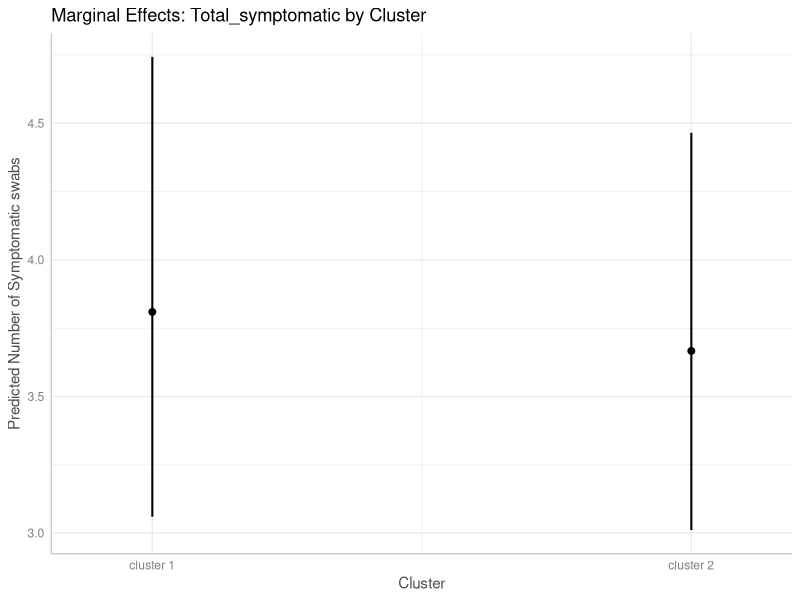
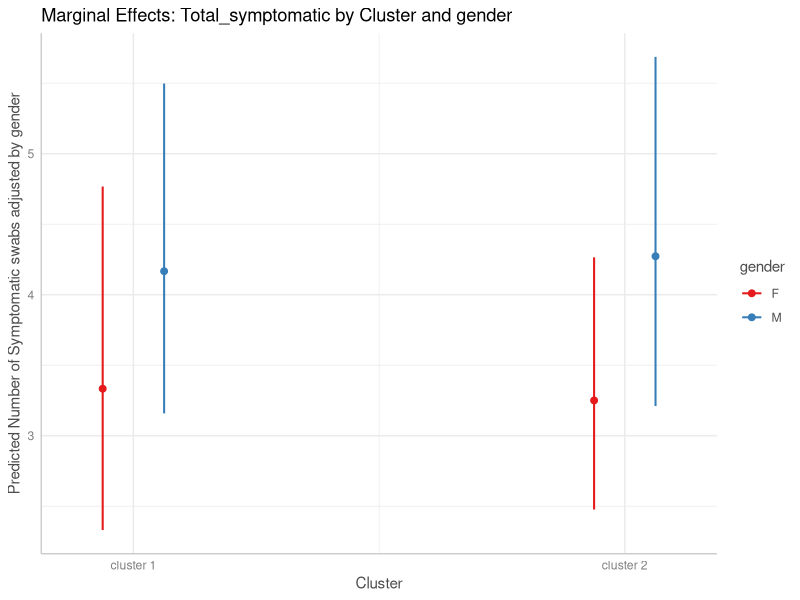
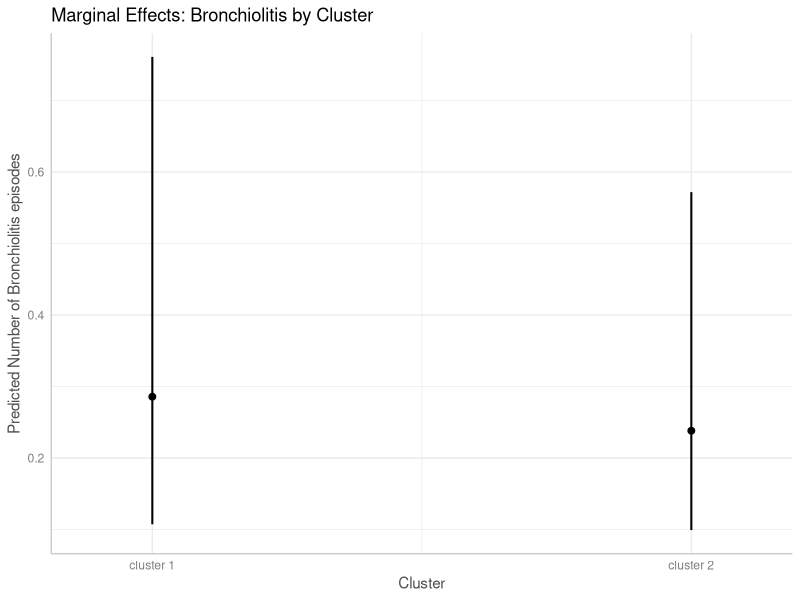
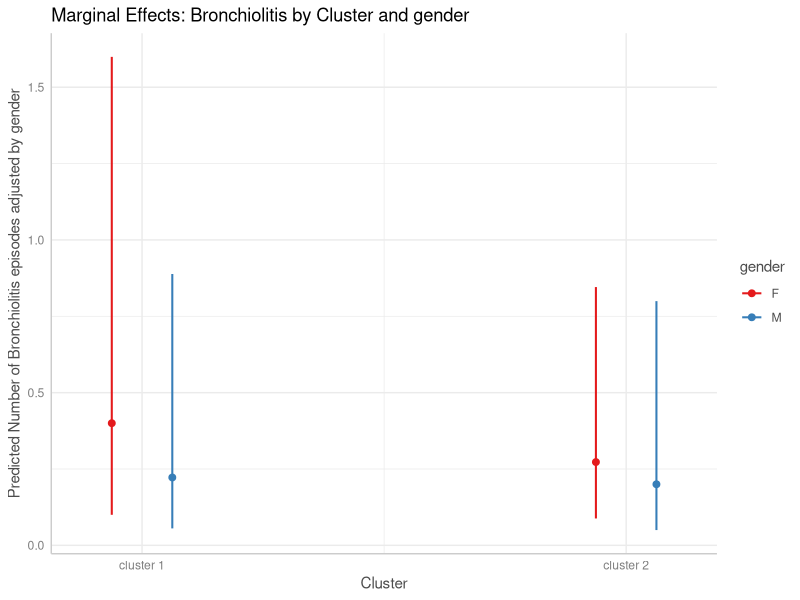

The R source for these figures, in order:
# ====================================
# AERIAL Microbiome Manuscript – Figure S12
# ====================================
# Description: Marginal predicted values FigS12
# Author: Jose Caparros Martin, PhD
# Email: joseantonio.caparrosmartin@uwa.edu.au
# License: MIT
# Date: 2025-08-05

# -------------------------
# Load Required Libraries
# -------------------------
library(MASS)
library(ggeffects)
library(AER)
library(ggplot2)
library(dplyr)
library(emmeans)

# --------- Load Input Data ---------
metadata_cross2 <- read.csv("data/metadata_cross_shann_dirichlet.csv", sep = ";")

metadata_cross2$Endotype_label <- as.factor(metadata_cross2$Endotype_label)
metadata_cross2$gender <- as.factor(metadata_cross2$gender)
# ==================================================================
# Model 1: Poisson Regression (Unadjusted) symptomatic swabs
# ==================================================================
poisson_model1 <- glm(
  Total_symptomatic ~ Endotype_label,
  family = poisson(link = "log"),
  data = metadata_cross2
)

summary(poisson_model1)
exp(coef(poisson_model1))            # Incidence Rate Ratios (IRRs)
exp(confint(poisson_model1))        # 95% Confidence Intervals

# Check for overdispersion
disp_test <- AER::dispersiontest(poisson_model1) 
print(disp_test) 

# Marginal Effects Plot
marginal_poisson_model1 <- ggpredict(poisson_model1, terms = c("Endotype_label"))

pdf("figures/S12A.pdf", width = 8, height = 8)
plot(marginal_poisson_model1) +
  ggtitle("Marginal Effects: Total_symptomatic by Cluster") +
  ylab("Predicted Number of Symptomatic swabs") +
  xlab("Cluster")
dev.off()

# ===================================================================
# Model 2: Poisson Regression Adjusted for Gender (symptomatic swabs)
# ===================================================================
poisson_model2 <- glm(
  Total_symptomatic ~ Endotype_label * gender,
  family = poisson(link = "log"),
  data = metadata_cross2
)

summary(poisson_model2)
exp(coef(poisson_model2))            # Incidence Rate Ratios (IRRs)
exp(confint(poisson_model2))        # 95% Confidence Intervals

# Check for overdispersion
disp_test <- AER::dispersiontest(poisson_model2) 
print(disp_test) 

# Marginal Effects Plot
marginal_poisson_model2 <- ggpredict(poisson_model2, terms = c("Endotype_label", "gender"))

pdf("figures/S12C.pdf", width = 8, height = 8)
plot(marginal_poisson_model2) +
  ggtitle("Marginal Effects: Total_symptomatic by Cluster and gender") +
  ylab("Predicted Number of Symptomatic swabs adjusted by gender") +
  xlab("Cluster")
dev.off()



# ==================================================================
# Model 3: Poisson Regression (Unadjusted) Bronchilitis episodes
# ==================================================================


poisson_model3 <- glm(
  nbronchiolitis ~ Endotype_label,
  family = poisson(link = "log"),
  data = metadata_cross2
)

summary(poisson_model3)
exp(coef(poisson_model3))            # Incidence Rate Ratios (IRRs)
exp(confint(poisson_model3))        # 95% Confidence Intervals

# Check for overdispersion
disp_test <- AER::dispersiontest(poisson_model3) 
print(disp_test) 

# Marginal Effects Plot
marginal_poisson_model3 <- ggpredict(poisson_model3, terms = c("Endotype_label"))

pdf("figures/S12B.pdf", width = 8, height = 8)
plot(marginal_poisson_model3) +
  ggtitle("Marginal Effects: Bronchiolitis by Cluster") +
  ylab("Predicted Number of Bronchiolitis episodes") +
  xlab("Cluster")
dev.off()


# ======================================================================
# Model 4: Poisson Regression Adjusted for Gender (Bronchilitis episodes)
# ======================================================================
poisson_model4 <- glm(
  nbronchiolitis ~ Endotype_label * gender,
  family = poisson(link = "log"),
  data = metadata_cross2
)

summary(poisson_model4)
exp(coef(poisson_model4))            # Incidence Rate Ratios (IRRs)
exp(confint(poisson_model4))        # 95% Confidence Intervals

# Check for overdispersion
disp_test <- AER::dispersiontest(poisson_model4) 
print(disp_test) 

# Marginal Effects Plot
marginal_poisson_model4 <- ggpredict(poisson_model4, terms = c("Endotype_label", "gender"))

pdf("figures/S12D.pdf", width = 8, height = 8)
plot(marginal_poisson_model4) +
  ggtitle("Marginal Effects: Bronchiolitis by Cluster and gender") +
  ylab("Predicted Number of Bronchiolitis episodes adjusted by gender") +
  xlab("Cluster")
dev.off()
